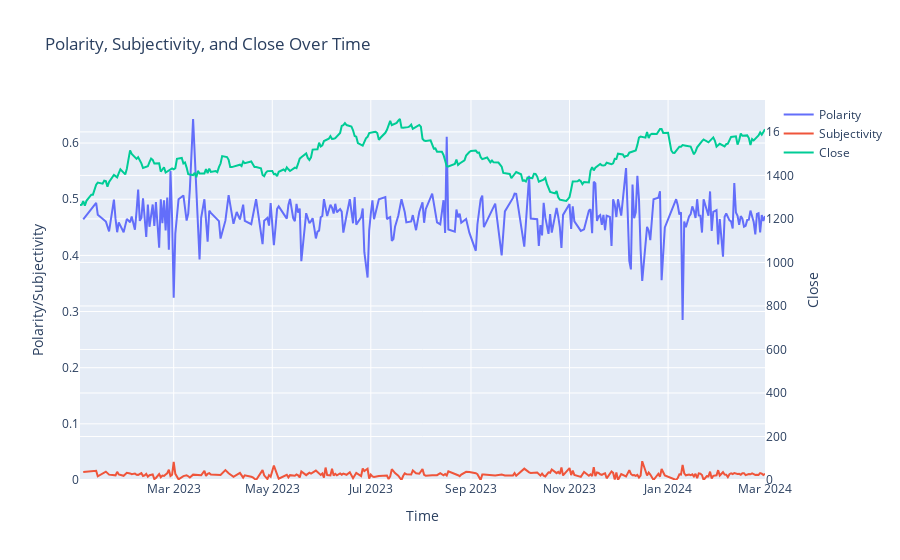

Notebook code cell kept with this figure:
### Code cell
import plotly.graph_objs as go

# 创建 traces
trace_polarity = go.Scatter(x=final_table.index, y=final_table['Polarity'], mode='lines', name='Polarity', yaxis='y1',connectgaps=True)
trace_subjectivity = go.Scatter(x=final_table.index, y=final_table['Subjectivity'], mode='lines', name='Subjectivity', yaxis='y1',connectgaps=True)
trace_close = go.Scatter(x=final_table.index, y=final_table['close'], mode='lines', name='Close', yaxis='y2',connectgaps=True)

# 创建布局
layout = go.Layout(
    title='Polarity, Subjectivity, and Close Over Time',
    xaxis=dict(title='Time'),
    yaxis=dict(title='Polarity/Subjectivity', side='left', rangemode='tozero'),
    yaxis2=dict(title='Close', side='right', overlaying='y', rangemode='tozero')
)

# 组合 traces
fig = go.Figure(data=[trace_polarity, trace_subjectivity, trace_close], layout=layout)

# 显示图表
fig.show()

### Figure 1 — Plotly figure (JSON) as saved in the notebook; plotly's stock layout.template omitted (floating-point values rounded to 4 significant figures; data arrays with more than 128 entries replaced by an {"elided": "..."} marker saying what was removed)
{"data": [{"connectgaps": true, "mode": "lines", "name": "Polarity", "type": "scatter", "x": {"elided": "368 str values"}, "y": {"elided": "368 float values"}, "yaxis": "y"}, {"connectgaps": true, "mode": "lines", "name": "Subjectivity", "type": "scatter", "x": {"elided": "368 str values"}, "y": {"elided": "368 float values"}, "yaxis": "y"}, {"connectgaps": true, "mode": "lines", "name": "Close", "type": "scatter", "x": {"elided": "368 str values"}, "y": {"elided": "368 float values"}, "yaxis": "y2"}], "layout": {"title": {"text": "Polarity, Subjectivity, and Close Over Time"}, "xaxis": {"title": {"text": "Time"}}, "yaxis": {"rangemode": "tozero", "side": "left", "title": {"text": "Polarity/Subjectivity"}}, "yaxis2": {"overlaying": "y", "rangemode": "tozero", "side": "right", "title": {"text": "Close"}}}}
